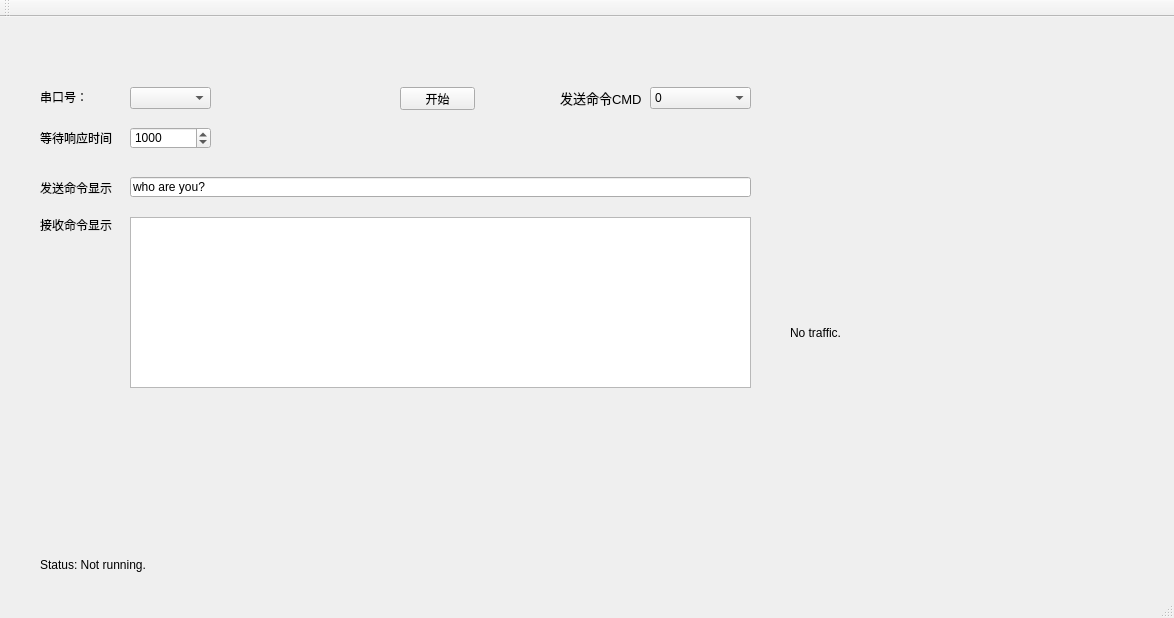
<?xml version="1.0" encoding="UTF-8"?>
<ui version="4.0">
 <class>SerialClass</class>
 <widget class="QMainWindow" name="SerialClass">
  <property name="geometry">
   <rect>
    <x>0</x>
    <y>0</y>
    <width>1174</width>
    <height>618</height>
   </rect>
  </property>
  <property name="windowTitle">
   <string>串口测试</string>
  </property>
  <widget class="QWidget" name="centralWidget">
   <widget class="QPushButton" name="runButton">
    <property name="geometry">
     <rect>
      <x>400</x>
      <y>70</y>
      <width>75</width>
      <height>23</height>
     </rect>
    </property>
    <property name="text">
     <string>开始</string>
    </property>
   </widget>
   <widget class="QLabel" name="serialPortLabel">
    <property name="geometry">
     <rect>
      <x>40</x>
      <y>70</y>
      <width>81</width>
      <height>20</height>
     </rect>
    </property>
    <property name="text">
     <string>串口号：</string>
    </property>
   </widget>
   <widget class="QLabel" name="waitResponseLabel">
    <property name="geometry">
     <rect>
      <x>40</x>
      <y>110</y>
      <width>91</width>
      <height>21</height>
     </rect>
    </property>
    <property name="text">
     <string>等待响应时间</string>
    </property>
   </widget>
   <widget class="QSpinBox" name="waitResponseSpinBox">
    <property name="geometry">
     <rect>
      <x>130</x>
      <y>110</y>
      <width>81</width>
      <height>22</height>
     </rect>
    </property>
    <property name="maximum">
     <number>10000</number>
    </property>
    <property name="value">
     <number>1000</number>
    </property>
   </widget>
   <widget class="QComboBox" name="serialPortComboBox">
    <property name="geometry">
     <rect>
      <x>130</x>
      <y>70</y>
      <width>81</width>
      <height>22</height>
     </rect>
    </property>
   </widget>
   <widget class="QLabel" name="requestLabel">
    <property name="geometry">
     <rect>
      <x>40</x>
      <y>160</y>
      <width>81</width>
      <height>21</height>
     </rect>
    </property>
    <property name="text">
     <string>发送命令显示</string>
    </property>
   </widget>
   <widget class="QLineEdit" name="requestLineEdit">
    <property name="geometry">
     <rect>
      <x>130</x>
      <y>160</y>
      <width>621</width>
      <height>20</height>
     </rect>
    </property>
    <property name="text">
     <string>who are you?</string>
    </property>
   </widget>
   <widget class="QLabel" name="trafficLabel">
    <property name="geometry">
     <rect>
      <x>790</x>
      <y>80</y>
      <width>351</width>
      <height>471</height>
     </rect>
    </property>
    <property name="text">
     <string>No traffic.</string>
    </property>
   </widget>
   <widget class="QLabel" name="statusLabel">
    <property name="geometry">
     <rect>
      <x>40</x>
      <y>540</y>
      <width>381</width>
      <height>16</height>
     </rect>
    </property>
    <property name="text">
     <string>Status: Not running.</string>
    </property>
   </widget>
   <widget class="QTextEdit" name="showDate">
    <property name="geometry">
     <rect>
      <x>130</x>
      <y>200</y>
      <width>621</width>
      <height>171</height>
     </rect>
    </property>
   </widget>
   <widget class="QComboBox" name="sendCMDBox">
    <property name="geometry">
     <rect>
      <x>650</x>
      <y>70</y>
      <width>101</width>
      <height>22</height>
     </rect>
    </property>
    <item>
     <property name="text">
      <string>0</string>
     </property>
    </item>
    <item>
     <property name="text">
      <string>1</string>
     </property>
    </item>
    <item>
     <property name="text">
      <string>2</string>
     </property>
    </item>
    <item>
     <property name="text">
      <string>3</string>
     </property>
    </item>
    <item>
     <property name="text">
      <string>4</string>
     </property>
    </item>
    <item>
     <property name="text">
      <string>5</string>
     </property>
    </item>
    <item>
     <property name="text">
      <string>6</string>
     </property>
    </item>
    <item>
     <property name="text">
      <string>7</string>
     </property>
    </item>
   </widget>
   <widget class="QLabel" name="label">
    <property name="geometry">
     <rect>
      <x>560</x>
      <y>70</y>
      <width>81</width>
      <height>21</height>
     </rect>
    </property>
    <property name="font">
     <font>
      <pointsize>10</pointsize>
     </font>
    </property>
    <property name="text">
     <string>发送命令CMD</string>
    </property>
   </widget>
   <widget class="QLabel" name="label_2">
    <property name="geometry">
     <rect>
      <x>40</x>
      <y>200</y>
      <width>81</width>
      <height>16</height>
     </rect>
    </property>
    <property name="text">
     <string>接收命令显示</string>
    </property>
   </widget>
  </widget>
  <widget class="QMenuBar" name="menuBar">
   <property name="geometry">
    <rect>
     <x>0</x>
     <y>0</y>
     <width>1174</width>
     <height>23</height>
    </rect>
   </property>
  </widget>
  <widget class="QToolBar" name="mainToolBar">
   <attribute name="toolBarArea">
    <enum>TopToolBarArea</enum>
   </attribute>
   <attribute name="toolBarBreak">
    <bool>false</bool>
   </attribute>
  </widget>
  <widget class="QStatusBar" name="statusBar"/>
 </widget>
 <layoutdefault spacing="6" margin="11"/>
 <resources>
  <include location="serial.qrc"/>
 </resources>
 <connections/>
</ui>
